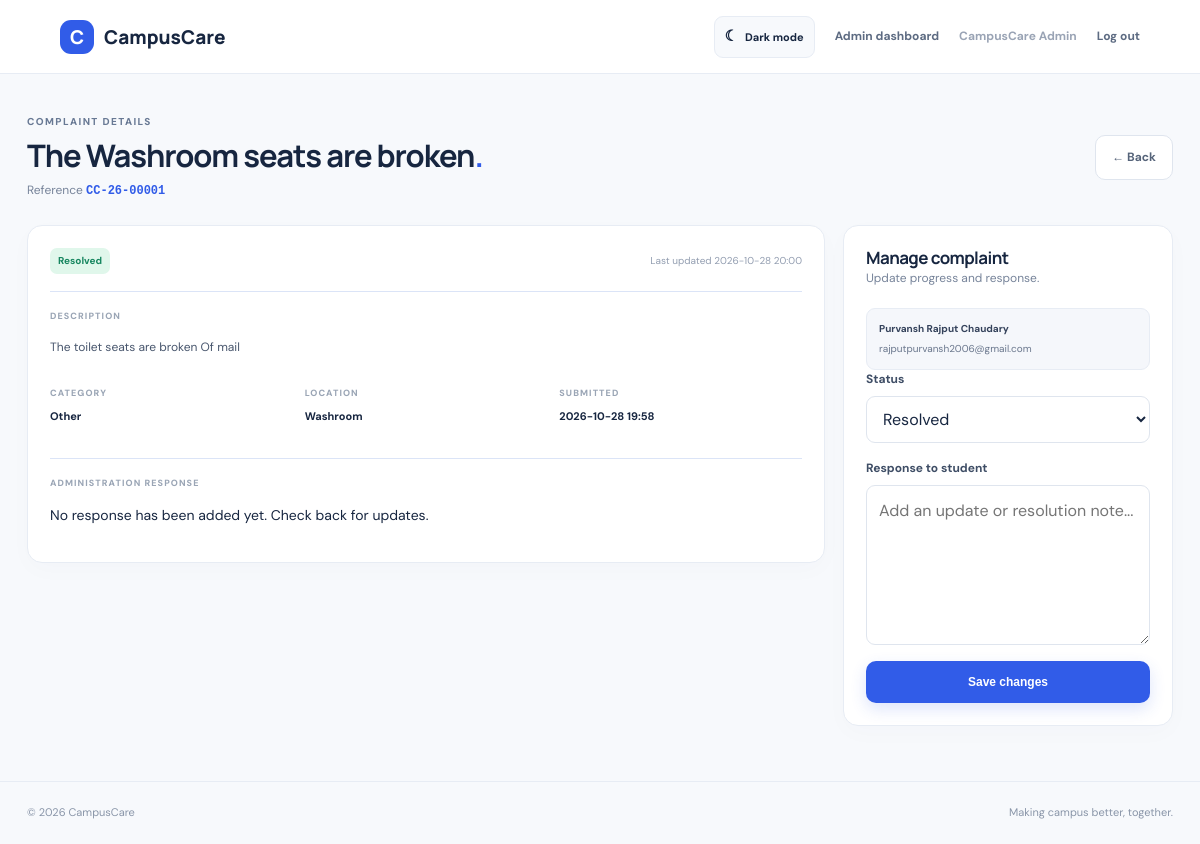
Screenshot of /complaint/1 (signed in) with the database file from the repository.
### tables this page shows
CREATE TABLE complaints (
          id INTEGER PRIMARY KEY AUTOINCREMENT, code TEXT UNIQUE,
          user_id INTEGER NOT NULL, title TEXT NOT NULL, category TEXT NOT NULL,
          location TEXT, description TEXT NOT NULL, status TEXT NOT NULL DEFAULT 'Submitted',
          response TEXT DEFAULT '', created_at TEXT NOT NULL, updated_at TEXT NOT NULL,
          FOREIGN KEY(user_id) REFERENCES users(id)
        );

CREATE TABLE users (
          id INTEGER PRIMARY KEY AUTOINCREMENT, name TEXT NOT NULL,
          email TEXT UNIQUE NOT NULL, password_hash TEXT NOT NULL,
          role TEXT NOT NULL DEFAULT 'student', created_at TEXT NOT NULL
        );

### app.py (the view)
@app.route("/complaint/<int:cid>")
@login_required
def detail(cid):
    with connect() as db:
        item = db.execute("""SELECT c.*,u.name AS student_name,u.email AS student_email
            FROM complaints c JOIN users u ON u.id=c.user_id WHERE c.id=?""", (cid,)).fetchone()
    if not item:
        abort(404)
    if session.get("role") != "admin" and item["user_id"] != session["uid"]:
        abort(403)
    return render_template("detail.html", item=item)

### app.py (called while the page is built)
def connect():
    db = sqlite3.connect(DB)
    db.row_factory = sqlite3.Row
    db.execute("PRAGMA foreign_keys = ON")
    return db

def login_required(fn):
    @wraps(fn)
    def wrapper(*args, **kwargs):
        if not session.get("uid"):
            flash("Please log in first.", "info")
            return redirect(url_for("login"))
        return fn(*args, **kwargs)
    return wrapper

@app.context_processor
def globals_for_templates():
    return {"year": datetime.now().year, "categories": CATEGORIES, "statuses": STATUSES}

### templates/detail.html
{% extends "base.html" %}{% block title %}{{ item['code'] }}{% endblock %}{% block content %}
<header class="pagehead"><div><div class="eyebrow">COMPLAINT DETAILS</div><h1>{{ item['title'] }}<span>.</span></h1><p>Reference <b class="ref">{{ item['code'] }}</b></p></div><a class="btn secondary" href="{{ url_for('admin') if session.get('role')=='admin' else url_for('dashboard') }}">← Back</a></header>
<div class="detailgrid"><section class="panel"><div class="detailtop"><span class="pill {{ item['status']|lower|replace(' ','-') }}">{{ item['status'] }}</span><small>Last updated {{ item['updated_at'] }}</small></div><hr><small class="label">DESCRIPTION</small><p class="description">{{ item['description'] }}</p><div class="metagrid"><div><small class="label">CATEGORY</small><b>{{ item['category'] }}</b></div><div><small class="label">LOCATION</small><b>{{ item['location'] or 'Not provided' }}</b></div><div><small class="label">SUBMITTED</small><b>{{ item['created_at'] }}</b></div></div><hr><small class="label">ADMINISTRATION RESPONSE</small><p>{{ item['response'] or 'No response has been added yet. Check back for updates.' }}</p></section>
{% if session.get('role')=='admin' %}<aside class="panel"><h2>Manage complaint</h2><p class="sub">Update progress and response.</p><div class="demo"><b>{{ item['student_name'] }}</b><span>{{ item['student_email'] }}</span></div><form class="form" method="post" action="{{ url_for('update',cid=item['id']) }}"><label>Status<select name="status">{% for s in statuses %}<option {% if item['status']==s %}selected{% endif %}>{{ s }}</option>{% endfor %}</select></label><label>Response to student<textarea name="response" rows="5" maxlength="2000" placeholder="Add an update or resolution note...">{{ item['response'] }}</textarea></label><button class="btn primary full">Save changes</button></form></aside>{% endif %}</div>{% endblock %}

### static/style.css (style rules this page uses)
:root { --ink:#172640;--muted:#77849a;--blue:#315ce8;--line:#e7ecf4;--bg:#f7f9fc;--green:#16865f }
* { box-sizing:border-box }
body { margin:0;background:var(--bg);color:var(--ink);font:14px 'DM Sans',sans-serif;line-height:1.6 }
a { color:inherit;text-decoration:none }
h1,h2,h3 { font-family:Manrope,sans-serif;line-height:1.2;letter-spacing:-.035em;margin:0 }
.eyebrow { font-size:10px;font-weight:800;letter-spacing:.14em;color:#687994 }
.btn { border:0;border-radius:10px;padding:12px 16px;display:inline-flex;align-items:center;justify-content:center;gap:12px;font-weight:700;font-size:12px;cursor:pointer }
.primary { background:var(--blue);color:white;box-shadow:0 6px 16px #315ce82a }
.secondary { background:white;border:1px solid #dfe5ee;color:#56647a }
.pill { font-size:10px;font-weight:700;border-radius:7px;padding:5px 8px;white-space:nowrap }
.resolved { background:#e0f7eb;color:#16865f }
.box,.panel,.stats>div { background:white;border:1px solid var(--line);border-radius:15px;box-shadow:0 7px 24px #1e355d05 }
.sub { font-size:12px;color:var(--muted);margin:0 0 20px }
.form { display:flex;flex-direction:column;gap:16px }
.form label { display:flex;flex-direction:column;gap:7px;font-size:12px;font-weight:700;color:#3e4d65 }
.form input,.form select,.form textarea,.filters input,.filters select { width:100%;min-width:0;padding:11px 12px;border:1px solid #dfe5ee;border-radius:9px;background:white;color:var(--ink);font:12px 'DM Sans',sans-serif;outline:none }
.form textarea { resize:vertical;line-height:1.7 }
.full { width:100% }
.demo { display:flex;flex-direction:column;gap:4px;background:#f5f7fb;border:1px solid var(--line);border-radius:9px;padding:12px;margin-top:16px;font-size:10px;color:#69768c }
.demo b { color:#34425b }
.pagehead { display:flex;align-items:center;justify-content:space-between;gap:20px;padding:40px 0 24px }
.pagehead h1 { font-size:31px;margin:7px 0 }
.pagehead h1 span { color:var(--blue) }
.pagehead p { margin:0;color:var(--muted);font-size:12px }
.panel { padding:22px;margin-bottom:25px }
.paneltitle h2,.panel h2 { font-size:17px }
.ref { font-family:monospace;color:#315ce8;font-weight:700 }
.help hr,.detailgrid hr { border:0;border-top:1px solid #dbe4f7;margin:17px 0 }
.detailgrid { display:grid;grid-template-columns:minmax(0,1fr) 330px;gap:18px;align-items:start }
.detailtop { display:flex;justify-content:space-between;align-items:center;gap:12px }
.detailtop small { color:#929db0;font-size:10px }
.label { display:block;color:#9aa5b5;font-size:9px;letter-spacing:.12em;font-weight:800;margin-bottom:8px }
.description { white-space:pre-wrap;line-height:1.9;color:#48566d;font-size:12px }
.metagrid { display:grid;grid-template-columns:repeat(3,1fr);gap:12px;padding:15px 0 }
.metagrid b { display:block;font-size:11px }
html { color-scheme:light;transition:background-color .2s,color .2s }
html { scroll-behavior: smooth; }
body { min-width: 320px; overflow-wrap: anywhere; }
button, input, select, textarea, a { -webkit-tap-highlight-color: transparent; }
.btn, .navbutton, .theme-toggle { min-height: 42px; }
.form input, .form select, .form textarea, .filters input, .filters select { font-size: 16px; }

### rows the page displays
complaints: title "The Washroom seats are broken", code "CC-26-00001", status "Resolved", updated_at "2026-10-28 20:00", description "The toilet seats are broken Of mail", category "Other", location "Washroom", created_at "2026-10-28 19:58", response "No response has been added yet. Check back for updates."
users: student_name "Purvansh Rajput Chaudary", student_email "rajputpurvansh2006@gmail.com"

### other values shown
{{ session.get('name') }} "CampusCare Admin"
